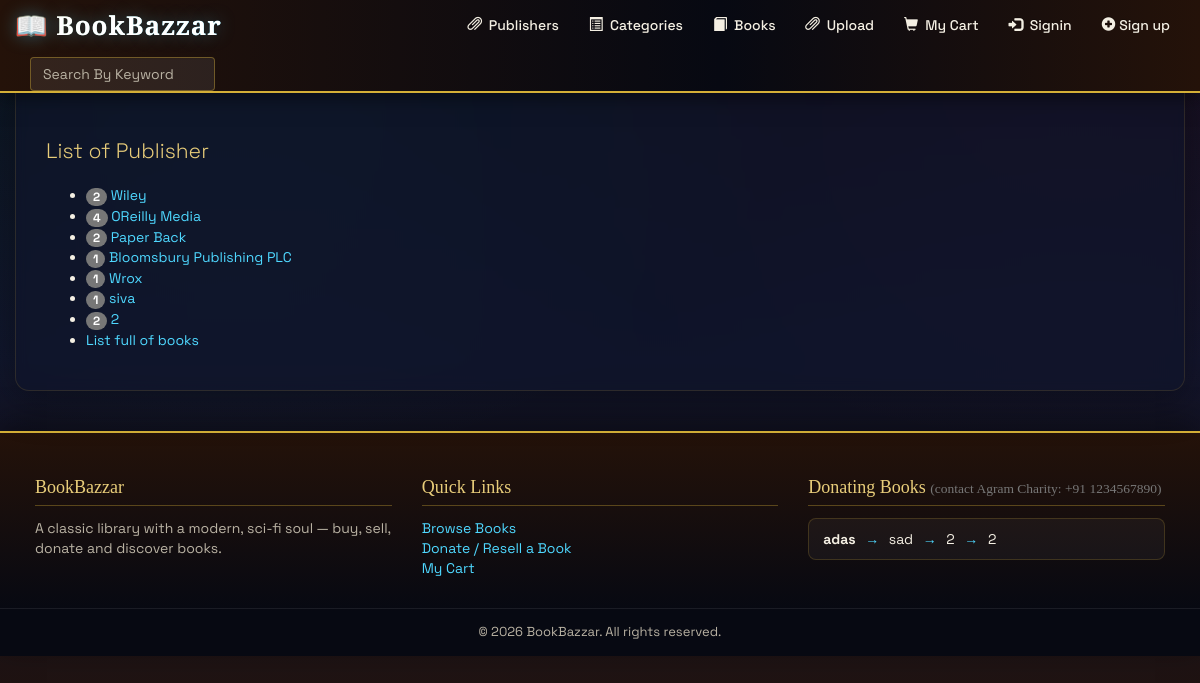
The app's page /publisher_list.php with its own data.
### tables this page shows
CREATE TABLE `publisher` (
  `publisherid` int(10) UNSIGNED NOT NULL,
  `publisher_name` varchar(60) NOT NULL
);

CREATE TABLE `books` (
  `book_isbn` varchar(20) NOT NULL,
  `type` text NOT NULL,
  `book_title` varchar(60) DEFAULT NULL,
  `book_author` varchar(60) DEFAULT NULL,
  `book_image` varchar(40) DEFAULT NULL,
  `book_descr` longtext DEFAULT NULL,
  `book_price` decimal(6,2) NOT NULL,
  `publisherid` int(10) UNSIGNED NOT NULL,
  `categoryid` int(10) DEFAULT NULL
);

### functions/database_functions.php (called while the page is built, shortened)
<?php
if (!function_exists("getPubName")){
	function getPubName($conn, $pubid){
		$query = "SELECT publisher_name FROM publisher WHERE publisherid = '$pubid'";
		$result = mysqli_query($conn, $query);
		$row = mysqli_fetch_assoc($result);
		return $row["publisher_name"];
	}
}
if (!function_exists("getCatName")){
	function getCatName($conn, $catid){
		$query = "SELECT category_name FROM category WHERE categoryid = '$catid'";
		$result = mysqli_query($conn, $query);
		$row = mysqli_fetch_assoc($result);
		return $row['category_name'];
	}
}
?>

### publisher_list.php (the view, shortened to what this page needs)
<?php
	require_once "./functions/database_functions.php";
	$conn = db_connect();
	$query = "SELECT * FROM publisher ORDER BY publisherid";
	$result = mysqli_query($conn, $query);
	require "./template/header.php";
?>
	<p class="lead">List of Publisher</p>
	<ul>
	<?php
		while($row = mysqli_fetch_assoc($result)){
			$count = 0;
			$query = "SELECT publisherid FROM books";
			$result2 = mysqli_query($conn, $query);
			while ($pubInBook = mysqli_fetch_assoc($result2)){
				if($pubInBook['publisherid'] == $row['publisherid']){
					$count++;
				}
			}
	?>
		<li>
			<span class="badge"><?php echo $count; ?></span>
		    <a href="bookPerPub.php?pubid=<?php echo $row['publisherid']; ?>"><?php echo $row['publisher_name']; ?></a>
		</li>
	<?php } ?>
		<li>
			<a href="books.php">List full of books</a>
		</li>
	</ul>
<?php
	require_once "./template/footer.php";
?>

### template/footer.php (shortened to what this page needs)
<?php
require_once "./functions/database_functions.php";
$conn = db_connect();
$query = "SELECT book_title, book_author, publisherid, categoryid FROM books WHERE type = 'Donating'";
$result = mysqli_query($conn, $query);
$bookList = "";
if ($result) {
    while ($book = mysqli_fetch_assoc($result)) {
        $bookList .= '<div class="book-entry">';
        $bookList .= '<strong>' . htmlspecialchars($book['book_title']) . '</strong> <span>&rarr;</span> ';
        $bookList .= htmlspecialchars($book['book_author']) . ' <span>&rarr;</span> ';
        $bookList .= getPubName($conn, $book['publisherid']) . ' <span>&rarr;</span> ';
        $bookList .= getCatName($conn, $book['categoryid']);
        $bookList .= '</div>';
    }
}
?>
    </div>
    <footer class="site-footer">
        <div class="footer-inner">
            <div class="footer-col">
                <h4>BookBazzar</h4>
                <p>A classic library with a modern, sci-fi soul &mdash; buy, sell, donate and discover books.</p>
            </div>
            <div class="footer-col">
                <h4>Quick Links</h4>
                <ul style="list-style:none; padding:0;">
                    <li><a href="books.php">Browse Books</a></li>
                    <li><a href="donation.php">Donate / Resell a Book</a></li>
                    <li><a href="cart.php">My Cart</a></li>
                </ul>
            </div>
            <div class="footer-col">
                <h4>Donating Books <small>(contact Agram Charity: +91 1234567890)</small></h4>
                <div class="footer-book-list"><?php echo $bookList; ?></div>
            </div>
        </div>
        <div class="footer-bottom">&copy; <?php echo date("Y"); ?> BookBazzar. All rights reserved.</div>
    </footer>
  </body>
</html>

### records on screen
publisher: count "2", publisher_name "Wiley"
publisher: count "4", publisher_name "OReilly Media"
publisher: count "2", publisher_name "Paper Back"
publisher: count "1", publisher_name "Bloomsbury Publishing PLC"
publisher: count "1", publisher_name "Wrox"
publisher: count "1", publisher_name "siva"
publisher: count "2", publisher_name "2"
books: book_title "adas", book_author "sad", publisherid.publisher_name "2", value "2"
